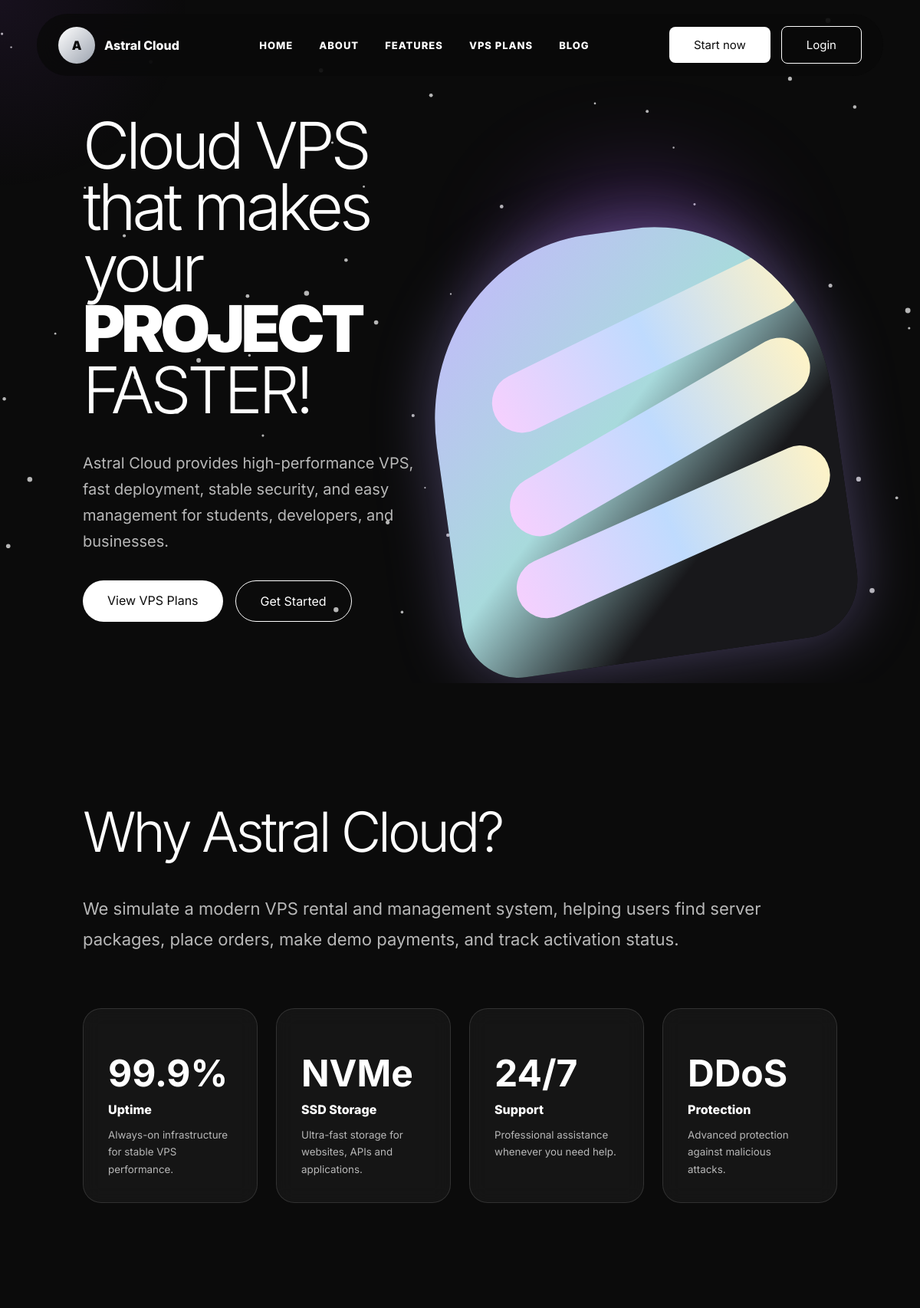
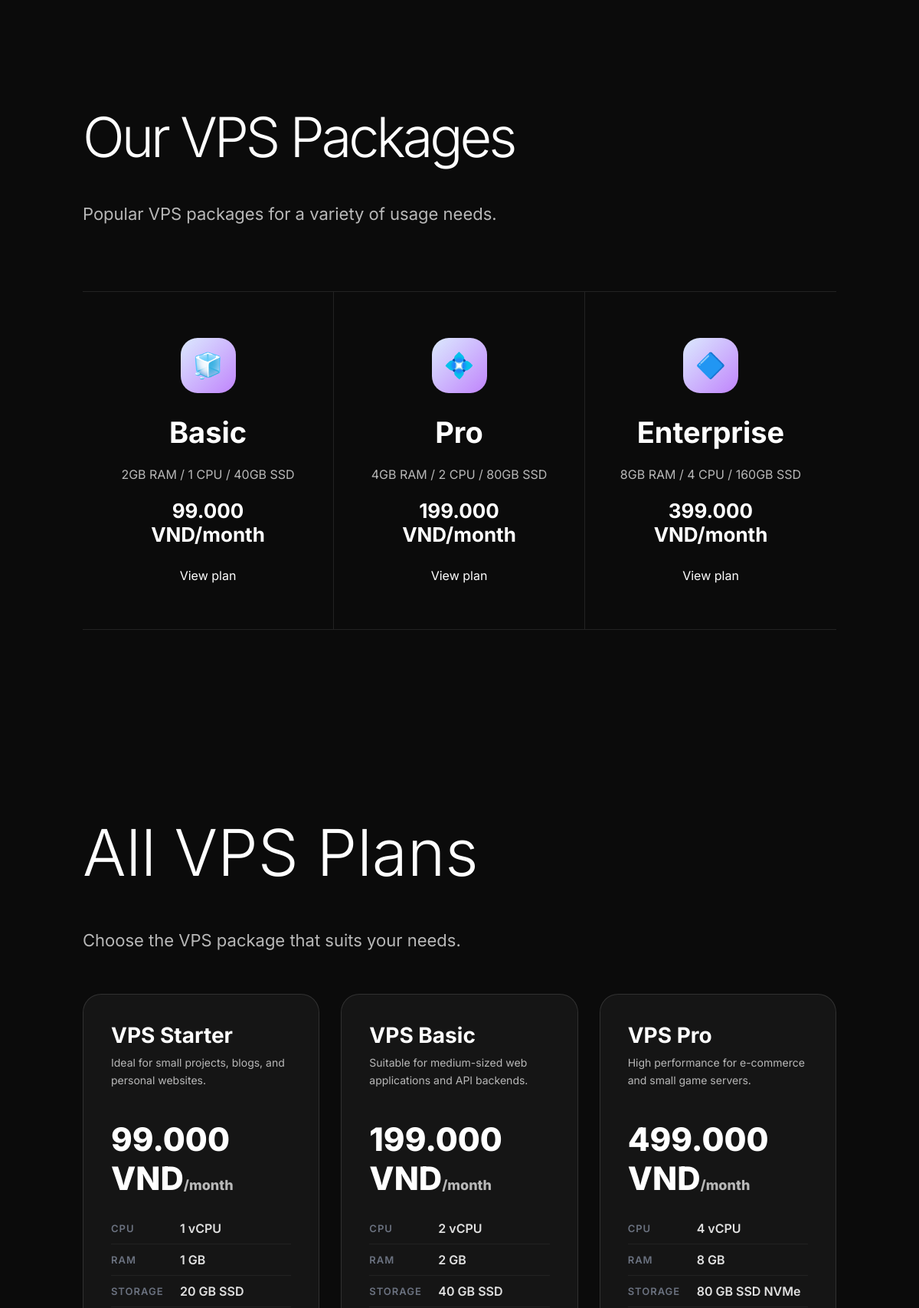
The page / (upper part) on the database its author committed (2 pictures, top to bottom).
### tables this page shows
CREATE TABLE products (
    id            INT UNSIGNED AUTO_INCREMENT PRIMARY KEY,
    name          VARCHAR(150)  NOT NULL,                         
    slug          VARCHAR(200)  NOT NULL UNIQUE,                  
    description   TEXT          DEFAULT NULL,
     
    cpu           VARCHAR(50)   NOT NULL,                         
    ram           VARCHAR(50)   NOT NULL,                         
    storage       VARCHAR(50)   NOT NULL,                         
    bandwidth     VARCHAR(50)   NOT NULL,                         
    os_options    VARCHAR(255)  DEFAULT NULL,                     
     
    price         DECIMAL(15,2) NOT NULL,                         
    stock         INT           NOT NULL DEFAULT 100,             
    image         VARCHAR(255)  DEFAULT 'default_product.png',
     
    is_active     TINYINT(1)    NOT NULL DEFAULT 1,               
    created_by    INT UNSIGNED  DEFAULT NULL,                     
    created_at    TIMESTAMP     NOT NULL DEFAULT CURRENT_TIMESTAMP,
    updated_at    TIMESTAMP     NOT NULL DEFAULT CURRENT_TIMESTAMP ON UPDATE CURRENT_TIMESTAMP,

    FOREIGN KEY (created_by) REFERENCES users(id) ON DELETE SET NULL,
    INDEX idx_is_active (is_active),
    INDEX idx_price (price),
    INDEX idx_slug (slug)
);

### src/index.php (called while the page is built, shortened)
<?php
    function view(string $view, array $data = []): void {
        extract($data);
        require __DIR__ . "/Views/layouts/header.php";
        require __DIR__ . "/Views/{$view}.php";
        require __DIR__ . "/Views/layouts/footer.php";
    }
    $router = new Router();
    $router->get("/",                               [ProductController::class, "index"]);
    $router->get("/api/health",                     [HealthController::class, "index"]);
    $router->get("/login",                          [AuthController::class, "login"]);
    $router->post("/login",                         [AuthController::class, "login"]);
    $router->get("/register",                       [AuthController::class, "register"]);
    $router->post("/register",                      [AuthController::class, "register"]);
    $router->get("/logout",                         [AuthController::class, "logout"]);
    $router->get("/verify",                         [AuthController::class, "verify"]);
    $router->get("/verify-otp",                     [AuthController::class, "showOtpForm"]);
    $router->post("/verify-otp",                    [AuthController::class, "showOtpForm"]);
    $router->get("/forgot-password",                [PasswordResetController::class, "forgot"]);
    $router->post("/forgot-password",               [PasswordResetController::class, "forgot"]);
    $router->get("/reset-password",                 [PasswordResetController::class, "reset"]);
    $router->post("/reset-password",                [PasswordResetController::class, "reset"]);
    $router->get("/mfa-verify",                     [AuthController::class, "mfaVerify"]);
    $router->post("/mfa-verify",                    [AuthController::class, "mfaVerify"]);
    $router->get("/mfa-setup",                      [ProfileController::class, "setupMfa"]);
    $router->post("/mfa-setup",                     [ProfileController::class, "setupMfa"]);
    $router->get("/cart",                           [CartController::class, "index"]);
    $router->post("/cart/add",                      [CartController::class, "add"]);
    $router->post("/cart/remove",                   [CartController::class, "remove"]);
    $router->post("/cart/update",                   [CartController::class, "update"]);
    $router->get("/cart/count",                     [CartController::class, "count"]);
    $router->get("/checkout",                       [CheckoutController::class, "index"]);
    $router->post("/checkout/place-order",          [CheckoutController::class, "placeOrder"]);
    $router->get("/checkout/place-order",           [CheckoutController::class, "placeOrderGet"]);
    $router->get("/checkout/success",               [CheckoutController::class, "success"]);
    $router->post("/checkout/validate-voucher",     [CheckoutController::class, "validateVoucher"]);
    $router->get("/payment/vnpay-return",           [PaymentController::class, "vnpayReturn"]);
    $router->get("/payment/vnpay-ipn",              [PaymentController::class, "vnpayIpn"]);
    $router->get("/orders",                         [OrderController::class, "index"]);
    $router->get("/orders/invoice",                 [OrderController::class, "invoice"]);
    $router->post("/orders/cancel",                 [OrderController::class, "cancel"]);
    $router->post("/service/stop",                  [ServiceController::class, "stop"]);
    $router->post("/service/start",                 [ServiceController::class, "start"]);
    $router->post("/service/restart",               [ServiceController::class, "restart"]);
    $router->post("/service/rebuild",               [ServiceController::class, "rebuild"]);
    $router->get("/inbox",                          [InboxController::class, "index"]);
    $router->post("/inbox/read",                    [InboxController::class, "markRead"]);
    $router->get("/profile",                        [ProfileController::class, "index"]);
    $router->post("/profile/update",                [ProfileController::class, "update"]);
    $router->get("/console",                        [ConsoleController::class, "index"]);
    $router->get("/admin/orders",                   [AdminOrderController::class, "index"]);
    $router->get("/admin/orders/invoice",           [AdminOrderController::class, "invoice"]);
    $router->post("/admin/orders/update",           [AdminOrderController::class, "update"]);
    $router->get("/admin/products",                 [AdminProductController::class, "index"]);
    $router->post("/admin/products/store",          [AdminProductController::class, "store"]);
    $router->post("/admin/products/update",         [AdminProductController::class, "update"]);
    $router->post("/admin/products/toggle",         [AdminProductController::class, "toggle"]);
    $router->get("/admin",                          [AdminDashboardController::class, "index"]);
    $router->get("/admin/dashboard",                [AdminDashboardController::class, "index"]);
    $router->get("/admin/users",                    [AdminUserController::class, "index"]);
    $router->post("/admin/users/toggle-lock",       [AdminUserController::class, "toggleLock"]);
    $router->get("/admin/vouchers",                 [AdminVoucherController::class, "index"]);
    $router->post("/admin/vouchers/store",          [AdminVoucherController::class, "store"]);
    $router->post("/admin/vouchers/toggle",         [AdminVoucherController::class, "toggle"]);
    $router->get("/admin/reviews",                  [AdminReviewController::class, "index"]);
    $router->post("/admin/reviews/toggle",           [AdminReviewController::class, "toggle"]);
    $router->get("/admin/emails",                   [AdminEmailController::class, "index"]);
    $router->post("/admin/emails/send",             [AdminEmailController::class, "send"]);
    $router->get("/admin/audit-logs",              [AdminAuditLogController::class, "index"]);
    $router->dispatch($_SERVER["REQUEST_URI"], $_SERVER["REQUEST_METHOD"]);

### src/Controllers/ProductController.php (called while the page is built)
<?php
class ProductController {
    public function index(): void {
        $vps_plans = Product::getActive();
        view('products/index', [
            'vps_plans' => $vps_plans,
            'css' => ['products'],
            'title' => 'Astral Cloud - Virtual Server Solutions',
        ]);
    }
}

### src/Models/Product.php (called while the page is built, shortened)
<?php
class Product {
    public static function getActive(): array {
        $pdo = Database::getConnection();
        $stmt = $pdo->prepare("SELECT * FROM products WHERE is_active = 1 ORDER BY price ASC");
        $stmt->execute();
        return $stmt->fetchAll();
    }
}

### src/Views/products/index.php (the view, shortened to what this page needs)
<canvas id="particleCanvas" style="position:fixed;top:0;left:0;width:100%;height:100%;z-index:0;pointer-events:none;"></canvas>
<section class="page-section hero-section">
    <div class="hero-content">
        <div>
            <h1>Cloud VPS that makes your <br><span>PROJECT</span><br>FASTER!</h1>
            <p>Astral Cloud provides high-performance VPS, fast deployment, stable security, and easy management for students, developers, and businesses.</p>
            <div class="hero-buttons">
                <a href="#plans" class="btn-white">View VPS Plans</a>
                <a href="/register" class="btn-outline">Get Started</a>
            </div>
        </div>
    </div>
    <div class="hero-visual">
        <div class="orb orb-one"></div>
        <div class="server-shape">
            <span></span><span></span><span></span>
        </div>
    </div>
</section>
<section id="about" class="page-section about-section">
    <h2>Why Astral Cloud?</h2>
    <p>We simulate a modern VPS rental and management system, helping users find server packages, place orders, make demo payments, and track activation status.</p>
    <div class="stats">
        <div class="stat-card"><span></span><h3>99.9%</h3><p>Uptime</p><small>Always-on infrastructure for stable VPS performance.</small></div>
        <div class="stat-card"><span></span><h3>NVMe</h3><p>SSD Storage</p><small>Ultra-fast storage for websites, APIs and applications.</small></div>
        <div class="stat-card"><span></span><h3>24/7</h3><p>Support</p><small>Professional assistance whenever you need help.</small></div>
        <div class="stat-card"><span></span><h3>DDoS</h3><p>Protection</p><small>Advanced protection against malicious attacks.</small></div>
    </div>
</section>
<section id="features" class="page-section package-section">
    <h2>Our VPS Packages</h2>
    <p>Popular VPS packages for a variety of usage needs.</p>
    <div class="package-grid">
        <div class="package-card">
            <div class="package-icon">🧊</div><h3>Basic</h3>
            <p>2GB RAM / 1 CPU / 40GB SSD</p><strong>99.000 VND/month</strong>
            <a href="#plans">View plan</a>
        </div>
        <div class="package-card">
            <div class="package-icon">💠</div><h3>Pro</h3>
            <p>4GB RAM / 2 CPU / 80GB SSD</p><strong>199.000 VND/month</strong>
            <a href="#plans">View plan</a>
        </div>
        <div class="package-card">
            <div class="package-icon">🔷</div><h3>Enterprise</h3>
            <p>8GB RAM / 4 CPU / 160GB SSD</p><strong>399.000 VND/month</strong>
            <a href="#plans">View plan</a>
        </div>
    </div>
</section>
<section id="plans" class="products-section">
    <h1>All VPS Plans</h1>
    <p>Choose the VPS package that suits your needs.</p>
    <div class="vps-grid">
        <?php foreach ($vps_plans as $plan): ?>
            <div class="vps-card">
                <h2><?= htmlspecialchars($plan['name']) ?></h2>
                <p class="description"><?= htmlspecialchars($plan['description']) ?></p>
                <div class="price"><?= number_format($plan['price'], 0, ',', '.') ?> VND<span>/month</span></div>
                <ul>
                    <li><span class="spec-label">CPU</span><span class="spec-value"><?= htmlspecialchars($plan['cpu']) ?></span></li>
                    <li><span class="spec-label">RAM</span><span class="spec-value"><?= htmlspecialchars($plan['ram']) ?></span></li>
                    <li><span class="spec-label">Storage</span><span class="spec-value"><?= htmlspecialchars($plan['storage']) ?></span></li>
                </ul>
            </div>
        <?php endforeach; ?>
    </div>
</section>

### rows shown on the page
products: name "VPS Starter", description "Ideal for small projects, blogs, and personal websites.", price "99.000", cpu "1 vCPU", ram "1 GB", storage "20 GB SSD"
products: name "VPS Basic", description "Suitable for medium-sized web applications and API backends.", price "199.000", cpu "2 vCPU", ram "2 GB", storage "40 GB SSD"
products: name "VPS Pro", description "High performance for e-commerce and small game servers.", price "499.000", cpu "4 vCPU", ram "8 GB", storage "80 GB SSD NVMe"
